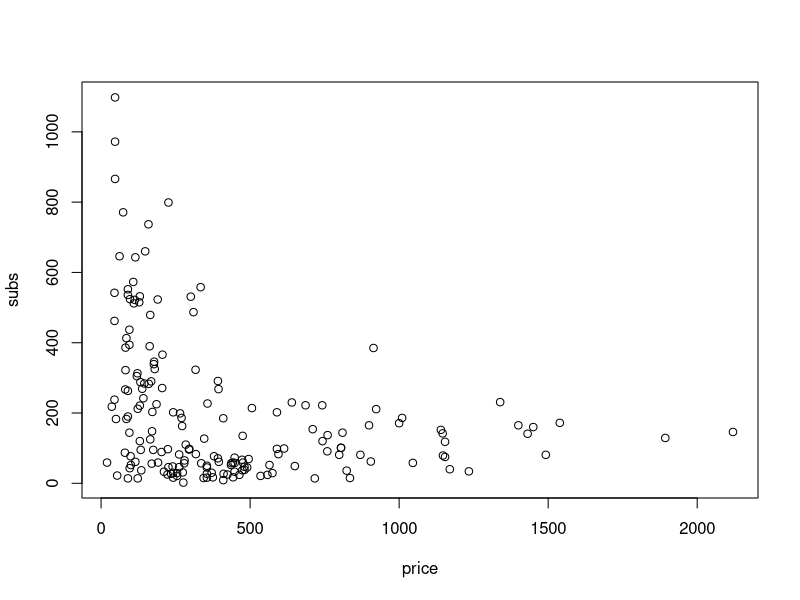
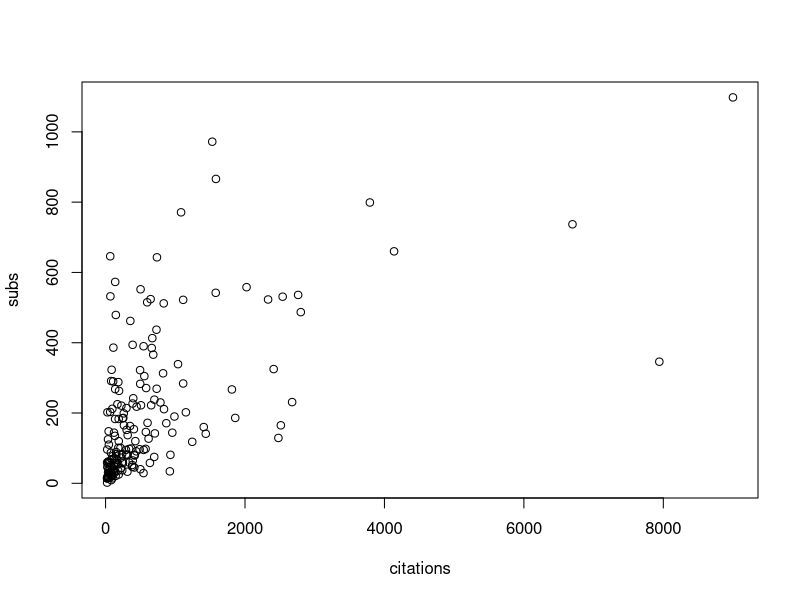
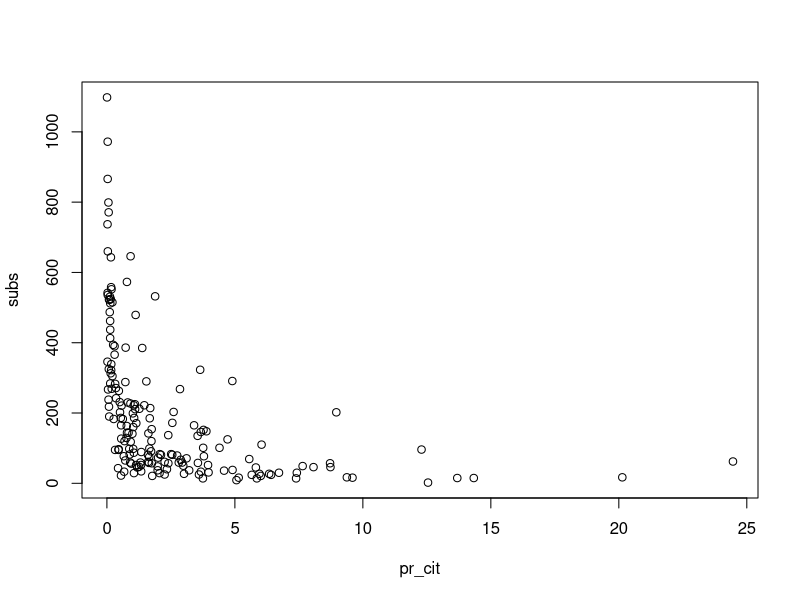
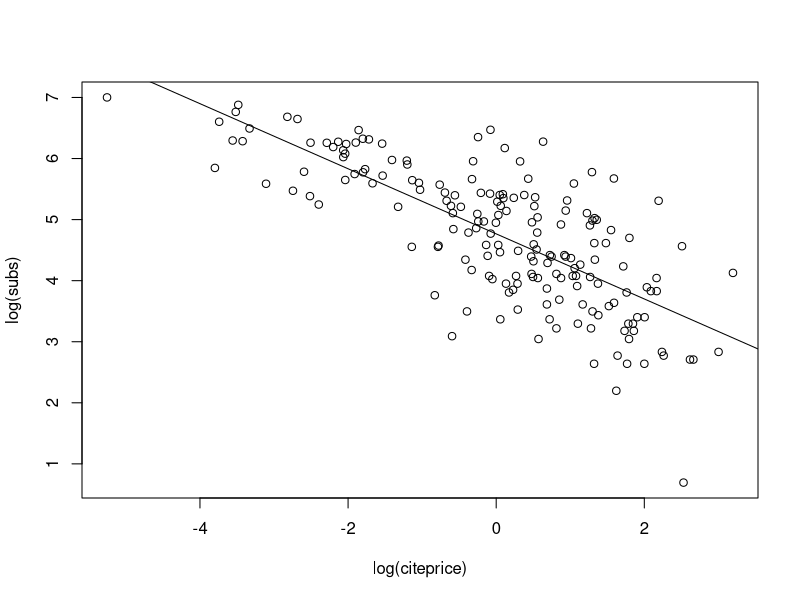

Source code (R) for these figures, in order:
library(AER)
data("Journals", package = "AER")
dim(Journals)
names(Journals)
attach(Journals)
plot(subs~ price/citations)
pr_cit<-price/citations
plot(subs~ pr_cit)
journals <- Journals[c("subs", "price")]
names(journals)
journals$citeprice <- Journals$price/Journals$citations
summary(journals)
plot(log(subs) ~ log(citeprice), data = journals)
y<-log(journals$subs)
x<-log(journals$citeprice)
jour_lm <- lm(y ~ x)
abline(jour_lm)
class(jour_lm)
names(jour_lm)
summary(jour_lm)
xbar <- mean(x)
ybar <- mean(y)
Sxy <- sum( (y-ybar) * (x-xbar) )
Sxx <- sum( (x-xbar)^2 )
n <- length(y)
b1.hat <- cov(y,x)/var(x)
b1.hat
c(b1.hat, Sxy/Sxx)
b0.hat <- ybar - b1.hat * xbar
b0.hat
yfit <- b0.hat + b1.hat * x
e <- y - yfit
sig.hat <- sqrt(sum(e^2)/(n-2))
sig.hat
disp <- c(beta1.hat = b1.hat, beta0.hat = b0.hat,
          sigma.hat = sig.hat)
disp
signif(x = disp, digits = 2)
sig.hat1 <- sqrt(sum(e^2)/n)
sig.hat1
xseq<-seq(-4,4,.01)
densities<-dnorm(xseq, 0,1)
densities1<-dnorm(xseq, 2,1)
cumulative<-pnorm(xseq, 0, 1) 

# ggplot(as_tibble(cbind(xseq,densities)))+
#   geom_point(mapping=aes(x=xseq,y=densities))
            
